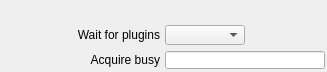
   <widget class="caFrame" name="caFrame_14">
    <property name="geometry">
     <rect>
      <x>20</x>
      <y>207</y>
      <width>327</width>
      <height>72</height>
     </rect>
    </property>
    <widget class="caLabel" name="caLabel_19">
     <property name="geometry">
      <rect>
       <x>0</x>
       <y>25</y>
       <width>160</width>
       <height>20</height>
      </rect>
     </property>
     <property name="text">
      <string>Wait for plugins</string>
     </property>
     <property name="alignment">
      <set>Qt::AlignAbsolute|Qt::AlignRight|Qt::AlignTrailing|Qt::AlignVCenter</set>
     </property>
     <property name="fontScaleMode">
      <enum>ESimpleLabel::WidthAndHeight</enum>
     </property>
     <property name="foreground">
      <color>
       <red>0</red>
       <green>0</green>
       <blue>0</blue>
      </color>
     </property>
     <property name="background">
      <color alpha="0">
       <red>0</red>
       <green>0</green>
       <blue>0</blue>
      </color>
     </property>
     <property name="frameShape">
      <enum>QFrame::NoFrame</enum>
     </property>
    </widget>
    <widget class="caMenu" name="caMenu_3">
     <property name="geometry">
      <rect>
       <x>165</x>
       <y>25</y>
       <width>80</width>
       <height>20</height>
      </rect>
     </property>
     <property name="channel" stdset="0">
      <string>$(P)$(R)WaitForPlugins</string>
     </property>
     <property name="colorMode">
      <enum>caMenu::Static</enum>
     </property>
     <property name="foreground">
      <color>
       <red>0</red>
       <green>0</green>
       <blue>0</blue>
      </color>
     </property>
     <property name="background">
      <color>
       <red>115</red>
       <green>223</green>
       <blue>255</blue>
      </color>
     </property>
    </widget>
    <widget class="caLabel" name="caLabel_20">
     <property name="geometry">
      <rect>
       <x>40</x>
       <y>50</y>
       <width>120</width>
       <height>20</height>
      </rect>
     </property>
     <property name="text">
      <string>Acquire busy</string>
     </property>
     <property name="alignment">
      <set>Qt::AlignAbsolute|Qt::AlignRight|Qt::AlignTrailing|Qt::AlignVCenter</set>
     </property>
     <property name="fontScaleMode">
      <enum>ESimpleLabel::WidthAndHeight</enum>
     </property>
     <property name="foreground">
      <color>
       <red>0</red>
       <green>0</green>
       <blue>0</blue>
      </color>
     </property>
     <property name="background">
      <color alpha="0">
       <red>0</red>
       <green>0</green>
       <blue>0</blue>
      </color>
     </property>
     <property name="frameShape">
      <enum>QFrame::NoFrame</enum>
     </property>
    </widget>
    <widget class="caLineEdit" name="caLineEdit_14">
     <property name="geometry">
      <rect>
       <x>165</x>
       <y>51</y>
       <width>160</width>
       <height>18</height>
      </rect>
     </property>
     <property name="alignment">
      <set>Qt::AlignAbsolute|Qt::AlignLeading|Qt::AlignLeft|Qt::AlignVCenter</set>
     </property>
     <property name="channel" stdset="0">
      <string>$(P)$(R)AcquireBusy</string>
     </property>
     <property name="foreground">
      <color>
       <red>10</red>
       <green>0</green>
       <blue>184</blue>
      </color>
     </property>
     <property name="background">
      <color>
       <red>218</red>
       <green>218</green>
       <blue>218</blue>
      </color>
     </property>
     <property name="colorMode">
      <enum>caLineEdit::Alarm_Static</enum>
     </property>
     <property name="precisionMode">
      <enum>caLineEdit::Channel</enum>
     </property>
     <property name="limitsMode">
      <enum>caLineEdit::Channel</enum>
     </property>
     <property name="maxValue">
      <double>1.000000000000000</double>
     </property>
     <property name="minValue">
      <double>0.000000000000000</double>
     </property>
     <property name="fontScaleMode" stdset="0">
      <enum>caLineEdit::WidthAndHeight</enum>
     </property>
     <property name="formatType">
      <enum>caLineEdit::string</enum>
     </property>
    </widget>
   </widget>
